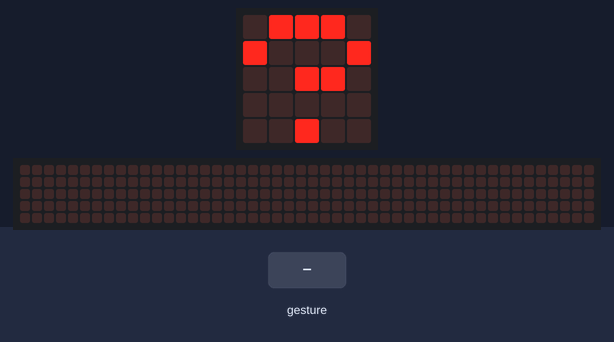
A program run on a simulated BBC micro:bit running MicroPython. Parts: the board's 5×5 LED display, a strip that is not on the board, showing the scrolling text unrolled. Inputs (shaded band) come from the test bench. Random numbers come from a fixed seed; a tilt is held for 1.5 s and a shake lasts 1 s, then the board lies face up again; the 48×5 strip is a reading aid, not a part: it shows the text the display is scrolling, unrolled, one strip-width of it at a time.

Above: at 1.2 s.
1.3 s: gesture 'shake'
At 1.9 s:
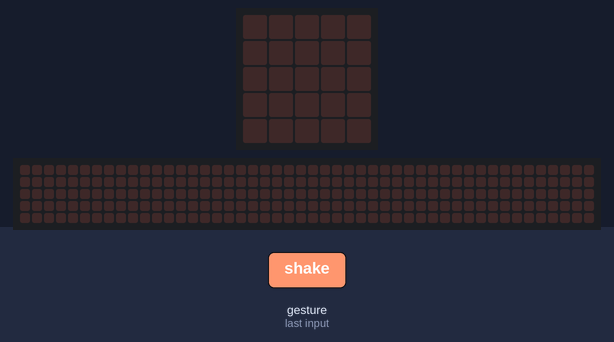
At 2.37 s:
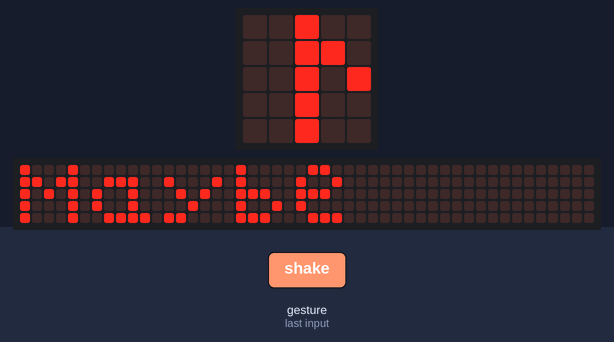
Timing chart, 0 to 4.3 s (numbered marks = the images above; inputs shaded):
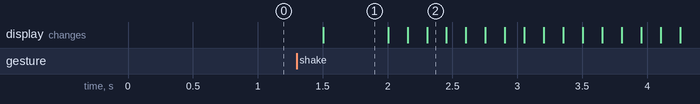

The program:

magic8Ball.py
```python
from microbit import *
import random

responses = [
    "Yes", "No", "Maybe", "Try again",
    "Definitely", "Unlikely", "Ask later", "Sure!"
]

while True:
    display.show("?")  # Show a question mark when idle
    if accelerometer.was_gesture("shake"):
        display.clear()
        sleep(500)  # Pause before showing the answer
        display.scroll(random.choice(responses))
```

Measured:
- after the input at 1.3 s, the display: changes after 0.20 s (image 1)
- what the display in image 1 shows lasts 0.5 s, from 1.5 s to 2.0 s
